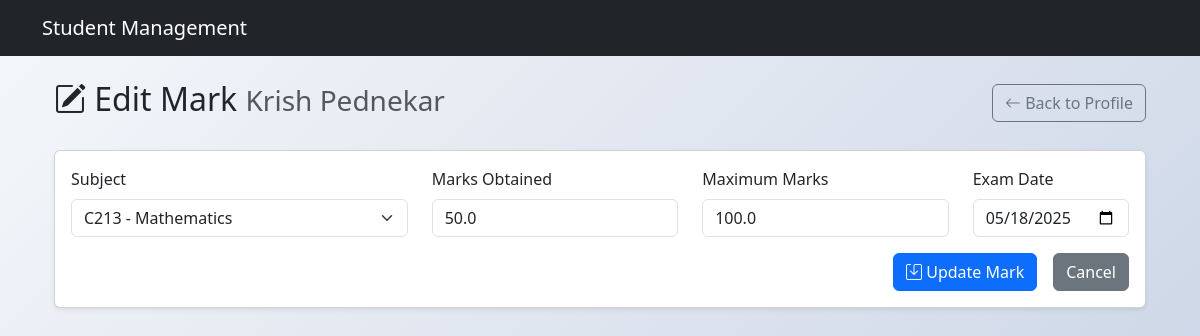
The page /students/1/marks/1/edit on the database its author committed.
### app.py (models this page shows, shortened)
class Student(db.Model):
    id = db.Column(db.Integer, primary_key=True)
    student_id = db.Column(db.String(20), unique=True, nullable=False)
    first_name = db.Column(db.String(100), nullable=False)
    last_name = db.Column(db.String(100), nullable=False)
    email = db.Column(db.String(120), unique=True, nullable=False)
    phone = db.Column(db.String(15))
    address = db.Column(db.Text)
    program = db.Column(db.String(100), nullable=False)
    semester = db.Column(db.Integer, nullable=False)
    enrollments = db.relationship('Enrollment', backref='student', lazy=True)
    marks = db.relationship('Mark', backref='student', lazy=True)
    attendances = db.relationship('Attendance', backref='student', lazy=True)

class Mark(db.Model):
    id = db.Column(db.Integer, primary_key=True)
    student_id = db.Column(db.Integer, db.ForeignKey('student.id'), nullable=False)
    subject_id = db.Column(db.Integer, db.ForeignKey('subject.id'), nullable=False)
    marks = db.Column(db.Float, nullable=False)
    max_marks = db.Column(db.Float, nullable=False, default=100)
    exam_date = db.Column(db.Date, default=datetime.utcnow)
    subject = db.relationship('Subject', backref='marks')

class Subject(db.Model):
    id = db.Column(db.Integer, primary_key=True)
    code = db.Column(db.String(20), unique=True, nullable=False)
    name = db.Column(db.String(100), nullable=False)
    credits = db.Column(db.Integer, nullable=False)

### app.py (the view, shortened to what this page needs)
@app.route('/students/<int:student_id>/marks/<int:mark_id>/edit', methods=['GET', 'POST'])
def edit_mark(student_id, mark_id):
    student = Student.query.get_or_404(student_id)
    mark = Mark.query.get_or_404(mark_id)
    subjects = [e.subject for e in student.enrollments]
    return render_template('students/edit_mark.html',
                         student=student,
                         mark=mark,
                         subjects=subjects)

### templates/students/edit_mark.html (shortened to what this page needs)
{% extends "base.html" %}
{% block content %}
<div class="container">
    <div class="d-flex justify-content-between align-items-center mb-4">
        <h2>
            <i class="bi bi-pencil-square"></i> Edit Mark
            <small class="text-muted">{{ student.first_name }} {{ student.last_name }}</small>
        </h2>
        <a href="{{ url_for('view_student', id=student.id) }}" class="btn btn-outline-secondary">
            <i class="bi bi-arrow-left"></i> Back to Profile
        </a>
    </div>
    <div class="card shadow-sm">
        <div class="card-body">
            <form method="POST">
                <div class="row mb-3">
                    <div class="col-md-4">
                        <label for="subject" class="form-label">Subject</label>
                        <select class="form-select" id="subject" name="subject" required>
                            {% for subject in subjects %}
                            <option value="{{ subject.id }}" {% if subject.id == mark.subject_id %}selected{% endif %}>
                                {{ subject.code }} - {{ subject.name }}
                            </option>
                            {% endfor %}
                        </select>
                    </div>
                    <div class="col-md-3">
                        <label for="marks" class="form-label">Marks Obtained</label>
                        <input type="number" step="0.01" class="form-control" id="marks" name="marks"
                               value="{{ mark.marks }}" required>
                    </div>
                    <div class="col-md-3">
                        <label for="max_marks" class="form-label">Maximum Marks</label>
                        <input type="number" step="0.01" class="form-control" id="max_marks" name="max_marks"
                               value="{{ mark.max_marks }}">
                    </div>
                    <div class="col-md-2">
                        <label for="exam_date" class="form-label">Exam Date</label>
                        <input type="date" class="form-control" id="exam_date" name="exam_date"
                               value="{{ mark.exam_date.strftime('%Y-%m-%d') }}" required>
                    </div>
                </div>
                <div class="d-grid gap-2 d-md-flex justify-content-md-end">
                    <button type="submit" class="btn btn-primary me-md-2">
                        <i class="bi bi-save"></i> Update Mark
                    </button>
                    <a href="{{ url_for('view_student', id=student.id) }}" class="btn btn-secondary">
                        Cancel
                    </a>
                </div>
            </form>
        </div>
    </div>
</div>
{% endblock %}

### static/styles.css (style rules this page uses)
body { background: linear-gradient(135deg, #f5f7fa 0%, #c3cfe2 100%); min-height: 100vh; font-family: 'Segoe UI', Tahoma, Geneva, Verdana, sans-serif; }

### rows shown on the page
Student: first_name "Krish", last_name "Pednekar"
Mark: subject "C213 - Mathematics", marks "50.0", max_marks "100.0", exam_date "05/18/2025"
